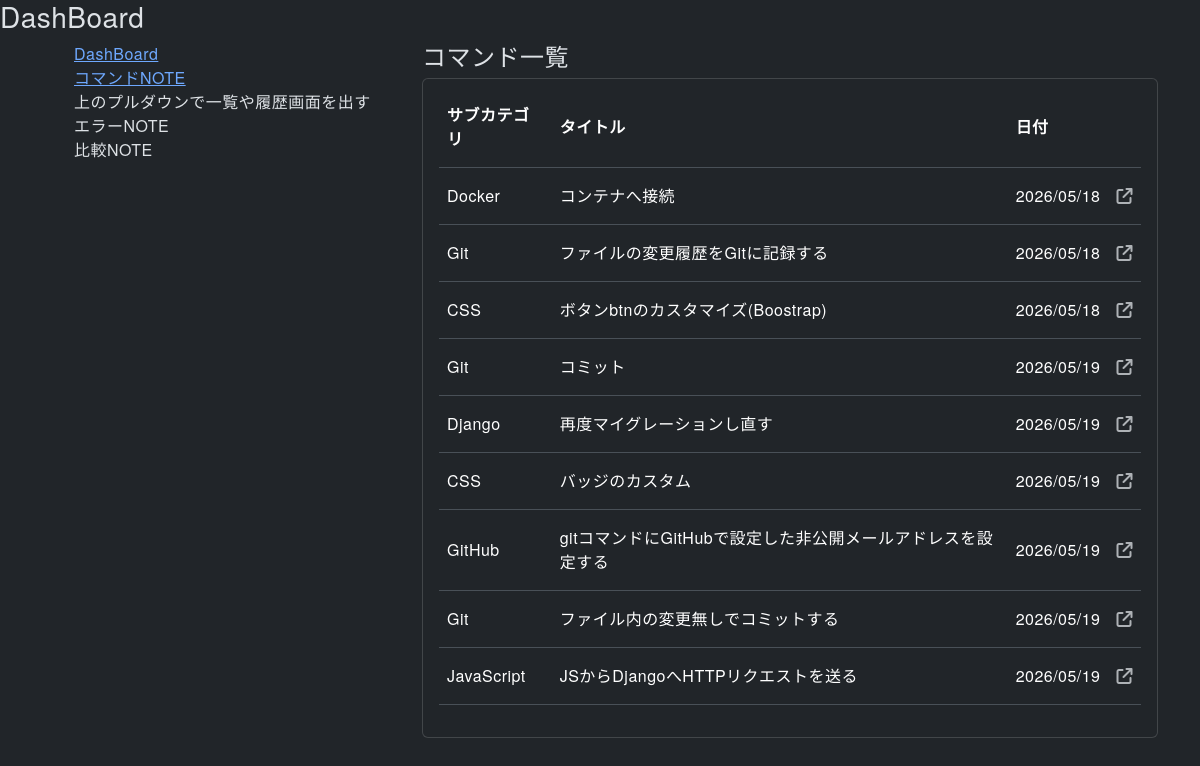
The app's page /index/ with its own data.
### notebook/models.py (models this page shows)
class Note(models.Model):
  sub_category = models.ForeignKey(SubCategory, on_delete=models.CASCADE)
  title = models.CharField(max_length=50)
  command = models.TextField()
  description =  models.TextField()
  created_at = models.DateTimeField(auto_now_add=True)
  updated_at = models.DateTimeField(auto_now=True)

class SubCategory(models.Model):
  main_category = models.ForeignKey(MainCategory, on_delete=models.CASCADE)
  name = models.CharField(max_length=15)
  def __str__(self):
    return self.name

### notebook/views.py (the view)
# urls.py: path('index/', views.index, name='index'),
def index(request):
  notes = Note.objects.all()
  return render(request, 'notebook/index.html',{'notes': notes})

### notebook/templates/notebook/index.html
{% extends 'notebook/base.html' %}
{% block content %}
  <h3>DashBoard</h3>
  <div class="container">
    <div class="row">
      <div class="'col-12">
        <div class="row">
          <div class="col-12 col-md-4">
            <ul class="sidebar-menu">
              <li><a href="{% url 'dashboard' %}">DashBoard</a></li>
              <li><a href="{% url 'index' %}">コマンドNOTE</a></li>
              <li>上のプルダウンで一覧や履歴画面を出す</li>
              <li>エラーNOTE</li>
              <li>比較NOTE</li>
            </ul>
          </div>
          <div class="'col-12 col-md-8">
            <h4>コマンド一覧</h4>
            <div class="card p-3 mb-3">
              <table class="table table-hover">
                <thead>
                  <tr class="align-middle">
                    <th class="pb-3">サブカテゴリ</th>
                    <th class="pb-3">タイトル</th>
                    <th class="pb-3">日付</th>
                    <th class="pb-3"></th>
                  </tr>
                </thead>
                <tbody>
                  {% for note in notes %}
                    <tr class="align-middle position-relative">
                      <td class="pt-3 pb-3">{{ note.sub_category }}</td>
                      <td class="pt-3 pb-3">{{ note.title }}</td>
                      <td class="pt-3 pb-3">{{ note.created_at|date:"Y/m/d" }}</td>
                      <td class="text-end pt-3 pb-3">
                        <a href="{% url 'show' id=note.id %}" class="stretched-link">
                          <i class="fa-solid fa-arrow-up-right-from-square text-muted"></i>
                        </a>
                      </td>
                    </tr>
                  {% endfor %}
                </tbody>
              </table>
            </div>
          </div>
        </div>
      </div>
    </div>
  </div>
{% endblock %}

### notebook/static/notebook/css/style.css (style rules this page uses)
body { font-family: "Helvetica Neue", Arial, "Hiragino Kaku Gothic ProN", "Hiragino Sans", "Noto Sans JP", Meiryo, sans-serif !important; font-size: 16px; line-height: 1.75; letter-spacing: 0.03em; color: #333333; background-color: #fcfcfc; }
.sidebar-menu { list-style: none; }

### records on screen
Note: sub_category "Docker", title "コンテナへ接続", created_at "2026/05/18"
Note: sub_category "Git", title "ファイルの変更履歴をGitに記録する", created_at "2026/05/18"
Note: sub_category "CSS", title "ボタンbtnのカスタマイズ(Boostrap)", created_at "2026/05/18"
Note: sub_category "Git", title "コミット", created_at "2026/05/19"
Note: sub_category "Django", title "再度マイグレーションし直す", created_at "2026/05/19"
Note: sub_category "CSS", title "バッジのカスタム", created_at "2026/05/19"
Note: sub_category "GitHub", title "gitコマンドにGitHubで設定した非公開メールアドレスを設定する", created_at "2026/05/19"
Note: sub_category "Git", title "ファイル内の変更無しでコミットする", created_at "2026/05/19"
Note: sub_category "JavaScript", title "JSからDjangoへHTTPリクエストを送る", created_at "2026/05/19"
